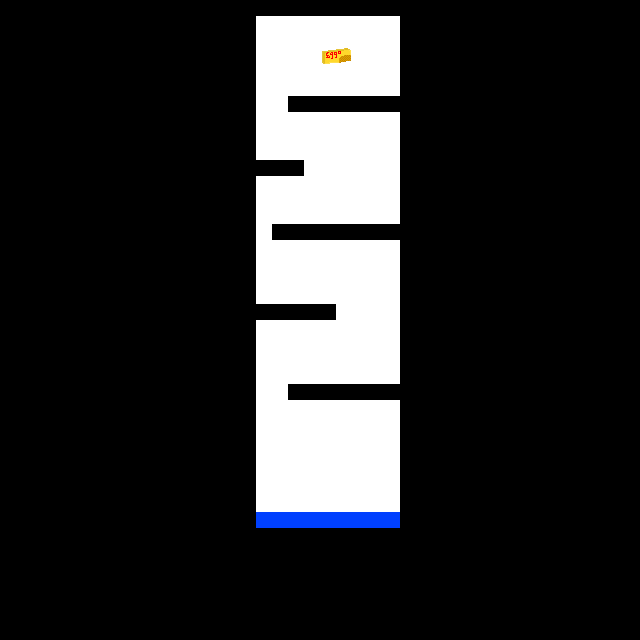

This is a level from a 2D game, rendered from its Tiled map with the project's own tilesets. A one-line summary and the map file follow, with tile-layer data summarised:
An orthogonal 40x40 tile map with 16x16 px tiles, 2 tile layers (Tile Layer 1, a), 2 tilesets and 12 objects (9x player_collide, win_collide, player_spawn, light).

<map version="1.9" tiledversion="1.9.2" orientation="orthogonal" renderorder="right-down" width="40" height="40" tilewidth="16" tileheight="16" infinite="0" nextlayerid="4" nextobjectid="16">
 <tileset firstgid="1" source="../level1/color_set.tsx" />
 <tileset firstgid="101" source="../title_map/title_map.tsx" />
 <layer id="1" name="Tile Layer 1" width="40" height="40">
  <data>[1600 cells, 1600 non-empty, 3 distinct tile ids]</data>
 </layer>
 <layer id="3" name="a" width="40" height="40">
  <data>[1600 cells, 2 non-empty, 2 distinct tile ids]</data>
 </layer>
 <objectgroup id="2" name="Object Layer 1">
  <object id="2" name="win_collide" x="322" y="48" width="29" height="16" />
  <object id="3" name="player_collide" x="240" y="0" width="16" height="640" />
  <object id="4" name="player_collide" x="256" y="0" width="144" height="16" />
  <object id="5" name="player_collide" x="400" y="0" width="16" height="640" />
  <object id="6" name="player_collide" x="288" y="96" width="112" height="16" />
  <object id="7" name="player_collide" x="256" y="160" width="48" height="16" />
  <object id="8" name="player_collide" x="272" y="224" width="128" height="16" />
  <object id="9" name="player_collide" x="256" y="304" width="80" height="16" />
  <object id="10" name="player_collide" x="288" y="384" width="112" height="16" />
  <object id="12" name="player_spawn" x="320" y="476" width="16" height="16" />
  <object id="14" name="player_collide" x="256" y="528" width="144" height="112" />
  <object id="15" name="light" x="329" y="48" width="15" height="16" />
 </objectgroup>
</map>
